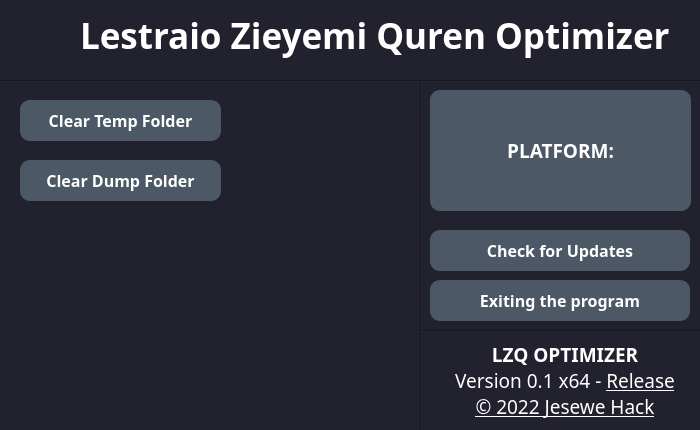
<?xml version="1.0" encoding="UTF-8"?>
<ui version="4.0">
 <author>Jesewe</author>
 <class>MainWindow</class>
 <widget class="QMainWindow" name="MainWindow">
  <property name="geometry">
   <rect>
    <x>0</x>
    <y>0</y>
    <width>700</width>
    <height>430</height>
   </rect>
  </property>
  <property name="minimumSize">
   <size>
    <width>700</width>
    <height>430</height>
   </size>
  </property>
  <property name="maximumSize">
   <size>
    <width>700</width>
    <height>430</height>
   </size>
  </property>
  <property name="windowTitle">
   <string>LZQ Optimizer</string>
  </property>
  <property name="windowIcon">
   <iconset>
    <normaloff>ico.ico</normaloff>ico.ico</iconset>
  </property>
  <property name="statusTip">
   <string/>
  </property>
  <property name="whatsThis">
   <string notr="true"/>
  </property>
  <property name="autoFillBackground">
   <bool>false</bool>
  </property>
  <property name="styleSheet">
   <string notr="true">background-color: #fb5b5d</string>
  </property>
  <widget class="QWidget" name="centralwidget">
   <property name="styleSheet">
    <string notr="true">background-color: #22222e</string>
   </property>
   <widget class="QLabel" name="label_9">
    <property name="geometry">
     <rect>
      <x>430</x>
      <y>340</y>
      <width>270</width>
      <height>81</height>
     </rect>
    </property>
    <property name="font">
     <font>
      <family>Montserrat</family>
      <pointsize>12</pointsize>
      <weight>75</weight>
      <bold>true</bold>
     </font>
    </property>
    <property name="styleSheet">
     <string notr="true">color: white</string>
    </property>
    <property name="text">
     <string>&lt;html&gt;&lt;head/&gt;&lt;body&gt;&lt;p align=&quot;center&quot;&gt;&lt;span style=&quot; font-size:14pt;&quot;&gt;LZQ OPTIMIZER&lt;/span&gt;&lt;span style=&quot; font-size:14pt; font-weight:400;&quot;&gt;&lt;br/&gt;Version 0.1 x64 - &lt;/span&gt;&lt;span style=&quot; font-size:14pt; font-weight:400; text-decoration: underline;&quot;&gt;Release&lt;/span&gt;&lt;span style=&quot; font-size:14pt; font-weight:400;&quot;&gt;&lt;br/&gt;&lt;/span&gt;&lt;span style=&quot; font-size:14pt; font-weight:400; text-decoration: underline;&quot;&gt;© 2022 Jesewe Hack&lt;/span&gt;&lt;/p&gt;&lt;/body&gt;&lt;/html&gt;</string>
    </property>
   </widget>
   <widget class="QLabel" name="label">
    <property name="geometry">
     <rect>
      <x>80</x>
      <y>0</y>
      <width>621</width>
      <height>71</height>
     </rect>
    </property>
    <property name="font">
     <font>
      <family>Montserrat SemiBold</family>
      <pointsize>26</pointsize>
      <weight>75</weight>
      <bold>true</bold>
     </font>
    </property>
    <property name="styleSheet">
     <string notr="true">color: white</string>
    </property>
    <property name="text">
     <string>Lestraio Zieyemi Quren Optimizer</string>
    </property>
   </widget>
   <widget class="Line" name="line">
    <property name="geometry">
     <rect>
      <x>0</x>
      <y>80</y>
      <width>700</width>
      <height>3</height>
     </rect>
    </property>
    <property name="orientation">
     <enum>Qt::Horizontal</enum>
    </property>
   </widget>
   <widget class="QLabel" name="label_2">
    <property name="geometry">
     <rect>
      <x>0</x>
      <y>0</y>
      <width>71</width>
      <height>71</height>
     </rect>
    </property>
    <property name="text">
     <string/>
    </property>
    <property name="pixmap">
     <pixmap>image/ico72.ico</pixmap>
    </property>
    <property name="scaledContents">
     <bool>false</bool>
    </property>
   </widget>
   <widget class="QPushButton" name="pushButton">
    <property name="geometry">
     <rect>
      <x>20</x>
      <y>100</y>
      <width>201</width>
      <height>41</height>
     </rect>
    </property>
    <property name="font">
     <font>
      <family>Montserrat</family>
      <pointsize>12</pointsize>
      <weight>75</weight>
      <bold>true</bold>
     </font>
    </property>
    <property name="styleSheet">
     <string notr="true">QPushButton { 
	color: white; 
	background-color: #4c5866; 
	border-radius: 10;
}

QPushButton:pressed { 
    color: white;
	background-color: #4a545c
 }</string>
    </property>
    <property name="text">
     <string>Clear Temp Folder</string>
    </property>
    <property name="icon">
     <iconset>
      <normaloff>image/temp.ico</normaloff>image/temp.ico</iconset>
    </property>
    <property name="iconSize">
     <size>
      <width>32</width>
      <height>32</height>
     </size>
    </property>
   </widget>
   <widget class="QPushButton" name="pushButton_2">
    <property name="geometry">
     <rect>
      <x>20</x>
      <y>160</y>
      <width>201</width>
      <height>41</height>
     </rect>
    </property>
    <property name="font">
     <font>
      <family>Montserrat</family>
      <pointsize>12</pointsize>
      <weight>75</weight>
      <bold>true</bold>
     </font>
    </property>
    <property name="styleSheet">
     <string notr="true">QPushButton { 
	color: white; 
	background-color: #4c5866; 
	border-radius: 10;
}

QPushButton:pressed { 
    color: white;
	background-color: #4a545c
 }</string>
    </property>
    <property name="text">
     <string>Clear Dump Folder</string>
    </property>
    <property name="icon">
     <iconset>
      <normaloff>image/trash.ico</normaloff>image/trash.ico</iconset>
    </property>
    <property name="iconSize">
     <size>
      <width>32</width>
      <height>32</height>
     </size>
    </property>
   </widget>
   <widget class="QLabel" name="label_4">
    <property name="geometry">
     <rect>
      <x>430</x>
      <y>90</y>
      <width>261</width>
      <height>121</height>
     </rect>
    </property>
    <property name="font">
     <font>
      <family>Montserrat</family>
      <pointsize>14</pointsize>
      <weight>75</weight>
      <bold>true</bold>
     </font>
    </property>
    <property name="styleSheet">
     <string notr="true">color: white; 
background-color: #4c5866; 
border-radius: 10;</string>
    </property>
    <property name="frameShape">
     <enum>QFrame::Box</enum>
    </property>
    <property name="lineWidth">
     <number>1</number>
    </property>
    <property name="text">
     <string>&lt;html&gt;&lt;head/&gt;&lt;body&gt;&lt;p&gt;&lt;span style=&quot; font-size:14pt;&quot;&gt;PLATFORM:&lt;/span&gt;&lt;/p&gt;&lt;/body&gt;&lt;/html&gt;</string>
    </property>
    <property name="alignment">
     <set>Qt::AlignCenter</set>
    </property>
    <property name="wordWrap">
     <bool>true</bool>
    </property>
   </widget>
   <widget class="Line" name="line_2">
    <property name="geometry">
     <rect>
      <x>420</x>
      <y>80</y>
      <width>3</width>
      <height>360</height>
     </rect>
    </property>
    <property name="orientation">
     <enum>Qt::Vertical</enum>
    </property>
   </widget>
   <widget class="QPushButton" name="pushButton_3">
    <property name="geometry">
     <rect>
      <x>430</x>
      <y>280</y>
      <width>260</width>
      <height>41</height>
     </rect>
    </property>
    <property name="font">
     <font>
      <family>Montserrat</family>
      <pointsize>12</pointsize>
      <weight>75</weight>
      <bold>true</bold>
     </font>
    </property>
    <property name="styleSheet">
     <string notr="true">QPushButton { 
	color: white; 
	background-color: #4c5866; 
	border-radius: 10;
}

QPushButton:pressed { 
    color: white;
	background-color: #4a545c
 }</string>
    </property>
    <property name="text">
     <string>Exiting the program</string>
    </property>
    <property name="icon">
     <iconset>
      <normaloff>image/exit.ico</normaloff>image/exit.ico</iconset>
    </property>
    <property name="iconSize">
     <size>
      <width>32</width>
      <height>32</height>
     </size>
    </property>
   </widget>
   <widget class="QPushButton" name="pushButton_4">
    <property name="geometry">
     <rect>
      <x>430</x>
      <y>230</y>
      <width>260</width>
      <height>41</height>
     </rect>
    </property>
    <property name="font">
     <font>
      <family>Montserrat</family>
      <pointsize>12</pointsize>
      <weight>75</weight>
      <bold>true</bold>
     </font>
    </property>
    <property name="styleSheet">
     <string notr="true">QPushButton { 
	color: white; 
	background-color: #4c5866; 
	border-radius: 10;
}

QPushButton:pressed { 
    color: white;
	background-color: #4a545c
 }</string>
    </property>
    <property name="text">
     <string>Check for Updates</string>
    </property>
    <property name="icon">
     <iconset>
      <normaloff>image/update.ico</normaloff>image/update.ico</iconset>
    </property>
    <property name="iconSize">
     <size>
      <width>48</width>
      <height>48</height>
     </size>
    </property>
   </widget>
   <widget class="Line" name="line_3">
    <property name="geometry">
     <rect>
      <x>420</x>
      <y>330</y>
      <width>290</width>
      <height>3</height>
     </rect>
    </property>
    <property name="orientation">
     <enum>Qt::Horizontal</enum>
    </property>
   </widget>
  </widget>
 </widget>
 <resources/>
 <connections/>
</ui>
